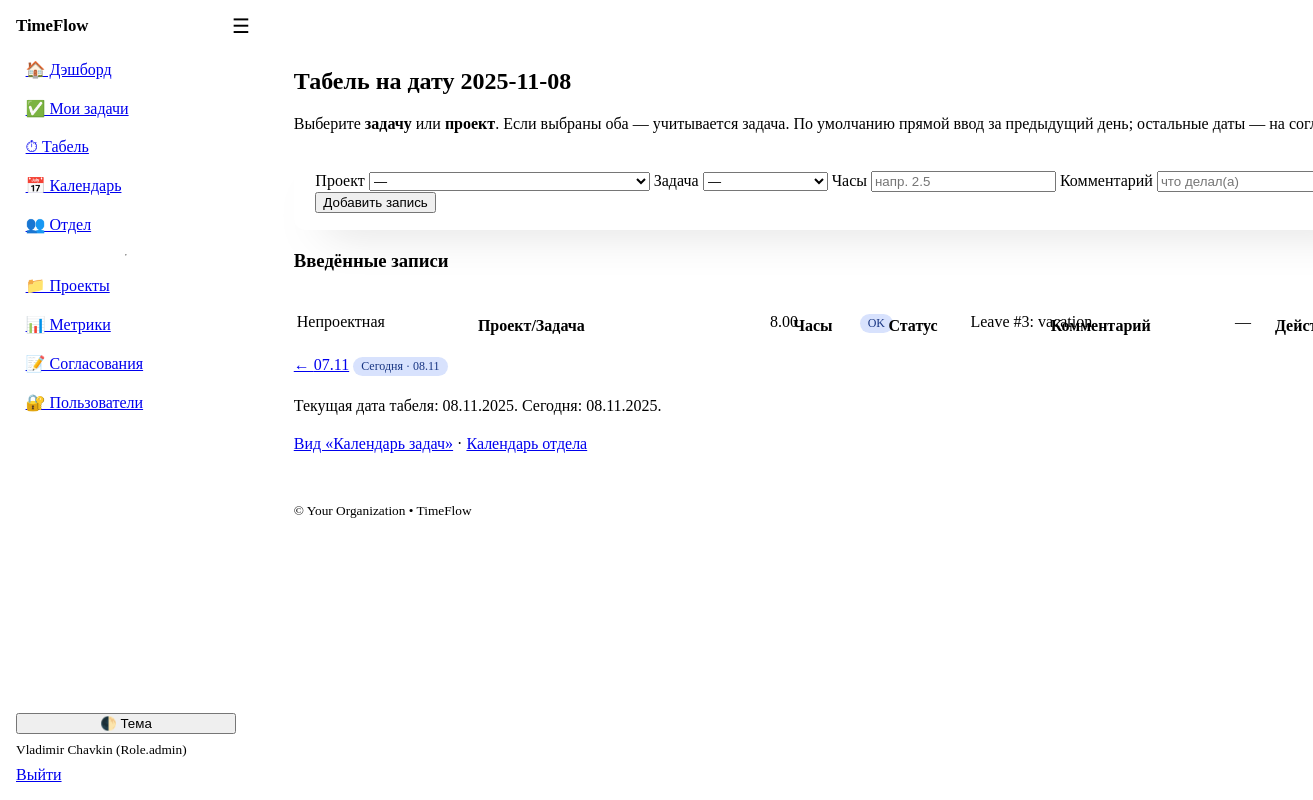
The page /timesheet (signed in) on the database its author committed.
### models.py (models this page shows)
class User(Base):
    __tablename__ = "users"
    id: Mapped[int] = mapped_column(Integer, primary_key=True, index=True)
    username: Mapped[str] = mapped_column(String(50), unique=True, index=True)
    full_name: Mapped[str] = mapped_column(String(120))
    email: Mapped[str] = mapped_column(String(200), unique=True)
    department: Mapped[str] = mapped_column(String(120), default="")
    role: Mapped[Role] = mapped_column(Enum(Role), default=Role.employee)
    is_active: Mapped[bool] = mapped_column(Boolean, default=True)
    hashed_password: Mapped[str] = mapped_column(String(255))
    created_at: Mapped[dt.datetime] = mapped_column(DateTime, default=dt.datetime.utcnow)
    tasks: Mapped[list["Task"]] = relationship(
        "Task",
        back_populates="assignee",
        foreign_keys="Task.assignee_id",
    )
    time_entries: Mapped[list["TimeEntry"]] = relationship(
        "TimeEntry",
        back_populates="user",
        foreign_keys="TimeEntry.user_id",
    )
    member_projects: Mapped[list["ProjectMember"]] = relationship(backref="user", cascade="all, delete-orphan")

class TimeEntry(Base):
    __tablename__ = "time_entries"
    id: Mapped[int] = mapped_column(Integer, primary_key=True)
    user_id: Mapped[int] = mapped_column(ForeignKey("users.id"))
    task_id: Mapped[int | None] = mapped_column(ForeignKey("tasks.id"), nullable=True)
    date: Mapped[dt.date] = mapped_column(Date, index=True)
    hours: Mapped[float] = mapped_column(Float)
    notes: Mapped[str] = mapped_column(Text, default="")
    approved: Mapped[bool] = mapped_column(Boolean, default=True)  # if backfilled beyond policy, set False until approved
    locked: Mapped[bool] = mapped_column(Boolean, default=False)   # Admin can lock entries after payroll/period close
    entry_type: Mapped[str] = mapped_column(String(30), default="work")  # work/leave/admin_adjustment
    created_at: Mapped[dt.datetime] = mapped_column(
        DateTime, default=dt.datetime.utcnow
    )
    leave_request_id: Mapped[int | None] = mapped_column(
        ForeignKey("leave_requests.id"), nullable=True
    )
    user: Mapped["User"] = relationship(back_populates="time_entries")
    task: Mapped["Task"] = relationship(back_populates="time_entries")
    project_id: Mapped[int | None] = mapped_column(ForeignKey("projects.id"), nullable=True)
    project: Mapped["Project"] = relationship("Project")
    leave_request: Mapped["LeaveRequest"] = relationship(
        "LeaveRequest", back_populates="time_entries"
    )

### app.py (the view)
@app.get("/timesheet", response_class=HTMLResponse)
def timesheet(
    request: Request,
    db: Session = Depends(get_db),
    user: User = Depends(get_current_user),
    date: str | None = None,
    error: str | None = None,
):
    default_date = dt.date.today()
    if date:
        try:
            d = _parse_iso_date(date)
        except ValueError:
            d = default_date
            error = error or "invalid_date"
    else:
        d = default_date
    error_messages = {
        "invalid_date": "Не удалось разобрать выбранную дату.",
        "invalid_hours": "Количество часов должно быть положительным числом.",
        "task_missing": "Задача не найдена.",
        "task_forbidden": "Нельзя списывать время на чужую задачу.",
        "project_missing": "Проект не найден или закрыт.",
        "project_forbidden": "Проект недоступен для списания времени.",
    }
    entries = db.scalars(select(TimeEntry).where(TimeEntry.user_id == user.id, TimeEntry.date == d).order_by(TimeEntry.created_at)).all()
    tasks = db.scalars(select(Task).where(Task.assignee_id == user.id).order_by(Task.title)).all()
    projects = allowed_projects_for(user, db)
    return templates.TemplateResponse("timesheet.html", {
        "request": request, "user": user, "date": d, "entries": entries,
        "tasks": tasks, "projects": projects,
        "allow_backfill_days": ALLOW_BACKFILL_DAYS, "app_name": APP_NAME,
        "error_message": error_messages.get(error),
    })

### templates/timesheet.html (shortened to what this page needs)
{% extends "base.html" %}
{% block content %}
  {% set prev = date - datetime.timedelta(days=1) %}
  {% set next = date + datetime.timedelta(days=1) %}
  {% set today = datetime.date.today() %}
  <h2>Табель на дату {{ date.isoformat() }}</h2>
  <p class="muted">Выберите <strong>задачу</strong> или <strong>проект</strong>. Если выбраны оба — учитывается задача. По умолчанию прямой ввод за предыдущий день; остальные даты — на согласовании.</p>
  <article>
    <form method="post" action="/timesheet/add" class="grid">
      <label>Проект
        <select name="project_id">
          <option value="">—</option>
        </select>
      </label>
      <label>Задача
        <select name="task_id">
          <option value="">—</option>
        </select>
      </label>
      <label>Часы
        <input type="number" name="hours" step="0.25" min="0" required placeholder="напр. 2.5">
      </label>
      <label>Комментарий
        <input type="text" name="notes" placeholder="что делал(а)">
      </label>
      <button type="submit">Добавить запись</button>
    </form>
  </article>
  <h3>Введённые записи</h3>
  <div class="table-wrapper sticky-table">
    <table>
      <thead><tr><th>Проект/Задача</th><th>Часы</th><th>Статус</th><th>Комментарий</th><th>Действия</th></tr></thead>
      <tbody>
        {% for e in entries %}
        <tr>
          <td>
            {% if e.task %}
              {{ e.task.project.code if e.task.project else "—" }} — {{ e.task.title }}
            {% elif e.project %}
              {{ e.project.code }} — (без задачи)
            {% else %}
              Непроектная
            {% endif %}
          </td>
          <td>{{ '%.2f'|format(e.hours) }}</td>
          <td>{% if e.approved %}<span class="badge status-done">OK</span>{% else %}<span class="badge status-waiting">на согласовании</span>{% endif %}</td>
          <td>{{ e.notes }}</td>
          <td>
            {% if not e.locked %}
            <form method="post" action="/timesheet/delete">
              <input type="hidden" name="entry_id" value="{{ e.id }}">
              <button type="submit" class="secondary">Удалить</button>
            </form>
            {% else %}—{% endif %}
          </td>
        </tr>
        {% endfor %}
      </tbody>
    </table>
  </div>
  <nav class="pager">
    <a href="/timesheet?date={{ prev.isoformat() }}" class="contrast">← {{ prev.strftime("%d.%m") }}</a>
    {% if date != today %}
      <a href="/timesheet?date={{ today.isoformat() }}" class="secondary">Сегодня · {{ today.strftime("%d.%m") }}</a>
    {% else %}
      <span class="badge status-done">Сегодня · {{ today.strftime("%d.%m") }}</span>
    {% endif %}
  </nav>
  <p class="muted">Текущая дата табеля: {{ date.strftime("%d.%m.%Y") }}. Сегодня: {{ today.strftime("%d.%m.%Y") }}.</p>
  <p><a href="/timesheet/grid">Вид «Календарь задач»</a> · <a href="/calendar/team">Календарь отдела</a></p>
{% endblock %}

### templates/base.html (shortened to what this page needs)
<!doctype html>
<html lang="ru" data-theme="light">
<head>
  <link rel="stylesheet" href="https://cdn.jsdelivr.net/npm/@picocss/pico@1/css/pico.min.css">
  <link rel="stylesheet" href="/static/theme.css">
</head>
<body class="layout">
  <aside class="sidebar">
    <div class="brand">
      <strong>{{ app_name }}</strong>
    </div>
    <nav class="menu">
      <a href="/dashboard">🏠 Дэшборд</a>
      <a href="/tasks?mine=1">✅ Мои задачи</a>
      <a href="/timesheet">⏱ Табель</a>
      <a href="/leaves">📅 Календарь</a>
      <a href="/team">👥 Отдел</a>
      {% if user and (user.role in ['manager','admin']) %}
        <hr>
        <a href="/projects">📁 Проекты</a>
        <a href="/metrics">📊 Метрики</a>
        <a href="/admin/approvals">📝 Согласования</a>
        {% if user.role == "admin" %}<a href="/admin/users">🔐 Пользователи</a>{% endif %}
      {% endif %}
    </nav>
    <div class="sidebar-bottom">
      <button class="contrast full" onclick="toggleTheme()">🌓 Тема</button>
      {% if user %}
        <small class="muted">{{ user.full_name }} ({{ user.role }})</small>
        <a href="/auth/logout" class="secondary full">Выйти</a>
      {% endif %}
    </div>
  </aside>
  <header class="topbar">
    <label for="nav-toggle" class="burger" aria-label="Открыть меню">☰</label>
  </header>
  <main class="content{% block content_class %}{% endblock %}">
    {% block content %}{% endblock %}
  </main>
  <footer class="container footer-note">
    <small>&copy; {{ org_name if org_name is defined else '' }} • {{ app_name }}</small>
  </footer>
</body>
</html>

### static/theme.css (style rules this page uses)
:root { --sidebar-w: 220px; --topbar-h: 52px; --pico-border-radius: 12px; --content-max-width: 1200px; --content-gutter: clamp(1rem, 2.2vw + 0.5rem, 3rem); --chart-h: clamp(260px, 38vh, 520px); --tf-critical: hsl(0 75% 45%); --tf-badge-green-bg: hsl(148 58% 88%); --tf-badge-green-fg: hsl(148 45% 24%); --tf-badge-amber-bg: hsl(40 95% 90%); --tf-badge-amber-fg: hsl(28 65% 28%); --tf-badge-red-bg: hsl(3 80% 92%); --tf-badge-red-fg: hsl(3 70% 35%); --tf-badge-blue-bg: hsl(224 90% 92%); --tf-badge-blue-fg: hsl(224 70% 30%); --tf-badge-gray-bg: hsl(210 16% 90%); --tf-badge-gray-fg: hsl(210 12% 30%); }
.layout { display: contents; }
.sidebar { position: fixed; inset: 0 auto 0 0; width: var(--sidebar-w); background: var(--pico-card-background-color); border-right: 1px solid var(--pico-muted-border-color); padding: 1rem; display: flex; flex-direction: column; gap: 1rem; transform: translateX(-100%); transition: transform .2s ease; z-index: 1000; }
.brand { font-size: 1.05rem; white-space: nowrap; overflow: hidden; text-overflow: ellipsis; }
.menu { display: flex; flex-direction: column; gap: .25rem; }
.menu a { padding: .5rem .6rem; border-radius: 8px; }
.sidebar-bottom { margin-top: auto; display: grid; gap: .5rem; }
.full { width: 100%; }
.muted { color: var(--pico-muted-color); }
.topbar { position: fixed; top: 0; left: 0; right: 0; height: var(--topbar-h); display: flex; align-items: center; gap: .5rem; padding: 0 .75rem; background: var(--pico-background-color); border-bottom: 1px solid var(--pico-muted-border-color); z-index: 1100; }
.burger { font-size: 1.25rem; cursor: pointer; user-select: none; }
.content { padding: calc(var(--topbar-h) + 1rem) var(--content-gutter) 3rem; margin: 0 auto; width: min(100%, var(--content-max-width)); display: flex; flex-direction: column; gap: 1.25rem; }
.content > * { margin: 0; }
.footer-note { margin: 0 auto 2.5rem; width: min(100%, var(--content-max-width)); padding: 0 var(--content-gutter); }
.surface, .content > article, .content > table, .content > form, .content > details { background: var(--pico-card-background-color); border: 1px solid var(--pico-muted-border-color); border-radius: var(--pico-border-radius); padding: 1.1rem 1.35rem; box-shadow: 0 24px 48px -32px rgba(0, 0, 0, 0.35); }
.sticky-table thead th { position: sticky; top: var(--topbar-h); background: var(--pico-card-background-color); z-index: 5; }
@media (min-width: 992px) { .sidebar { transform: translateX(0); } }
@media (min-width: 992px) { .topbar { left: var(--sidebar-w); } }
@media (min-width: 992px) { .content, .footer-note { margin-left: calc(var(--sidebar-w) + var(--content-gutter)); width: min(calc(100% - var(--sidebar-w)), var(--content-max-width)); } }
.badge { padding: .15rem .5rem; border-radius: 999px; font-size: .75rem; line-height: 1.6; }
.status-done { background: var(--tf-badge-blue-bg); color: var(--tf-badge-blue-fg); }
.table-wrapper { overflow-x: auto; margin: -0.25rem -0.5rem 0; padding: 0 .5rem; }
.table-wrapper table { width: max-content; min-width: 100%; margin-bottom: 0; }
.table-wrapper th, .table-wrapper td { white-space: nowrap; vertical-align: top; }
.table-wrapper td:first-child { min-width: 220px; white-space: normal; }
.table-wrapper td .badge { white-space: nowrap; }

### rows shown on the page
User: full_name "Vladimir Chavkin", role "Role.admin"
TimeEntry: hours "8.00", approved "OK", notes "Leave #3: vacation"

### other values the page prints
{{ app_name }} "TimeFlow"
{{ date.isoformat() }} "2025-11-08"
{{ prev.strftime("%d.%m") }} "07.11"
{{ date.strftime("%d.%m.%Y") }} "08.11.2025"
{{ org_name if org_name is defined else '' }} "Your Organization"
